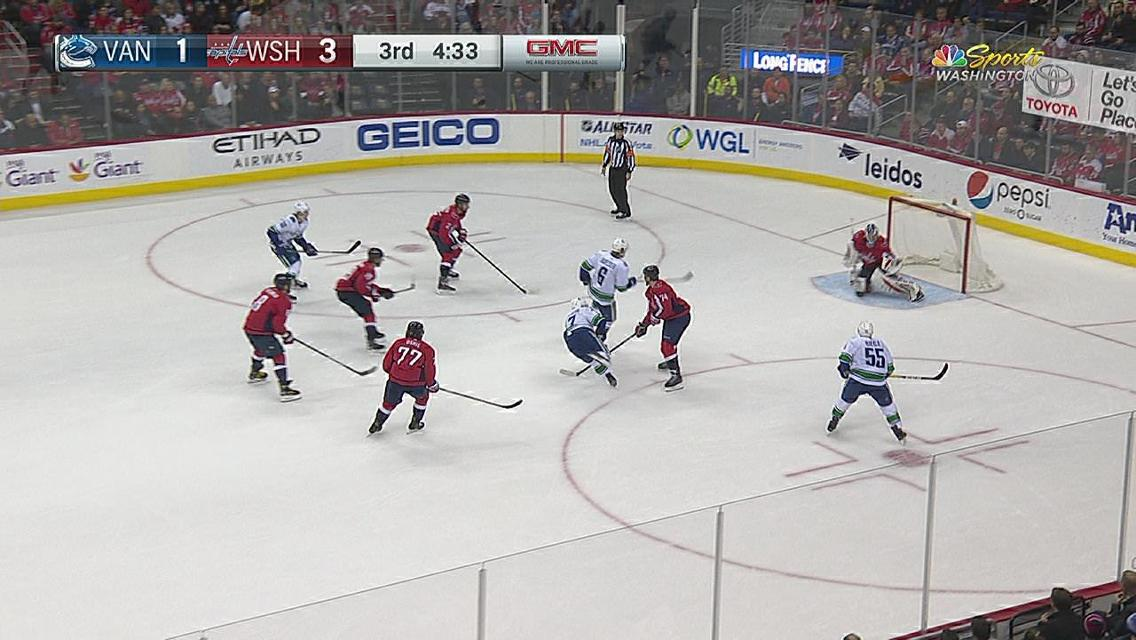
#> input picture tracking/image/h2.jpeg, 1136 x 640 px
$ python 'histogram 2.py'
#> lines starting #> are read from the running program, lines starting #| are printed output that depends on the picture
import cv2
import numpy as np

def filter_by_hist(field, obj_hist):

    field_hsv = cv2.cvtColor(field.copy(), cv2.COLOR_BGR2HSV)

    obj_by_hist = cv2.calcBackProject([field_hsv], [0, 1], obj_hist, [0, 180, 0, 256], 1)

    # # Now convolute with circular disc
    disc = cv2.getStructuringElement(cv2.MORPH_ELLIPSE, (5, 5))
    cv2.filter2D(obj_by_hist, -1, disc, obj_by_hist)

    ret, thresh = cv2.threshold(obj_by_hist, 50, 255, 0)
    thresh = cv2.merge((thresh, thresh, thresh))

    team_mask = cv2.bitwise_and(field, thresh)

    return team_mask

path = 'image/'

# image = cv2.imread(path + 'foot.png')
image = cv2.imread(path + 'h2.jpeg')
#> image is the input picture: shape (640, 1136, 3); mean B, G, R 169.1, 171.3, 174.3


image_h, image_w = image.shape[:2]
#> image_h = 640; image_w = 1136
image_k = 2
image_w = int(image_w/image_k)
#> image_w = 568
image_h = int(image_h/image_k)
#> image_h = 320

image = cv2.resize(image, (image_w, image_h))
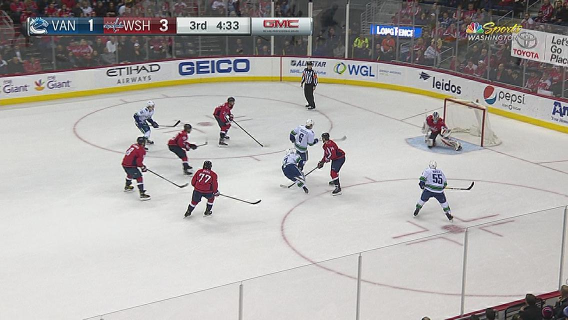
#> image: shape (320, 568, 3); mean B, G, R 169.2, 171.4, 174.5


#> (the run stopped early here; a loop or call above may not have finished)
